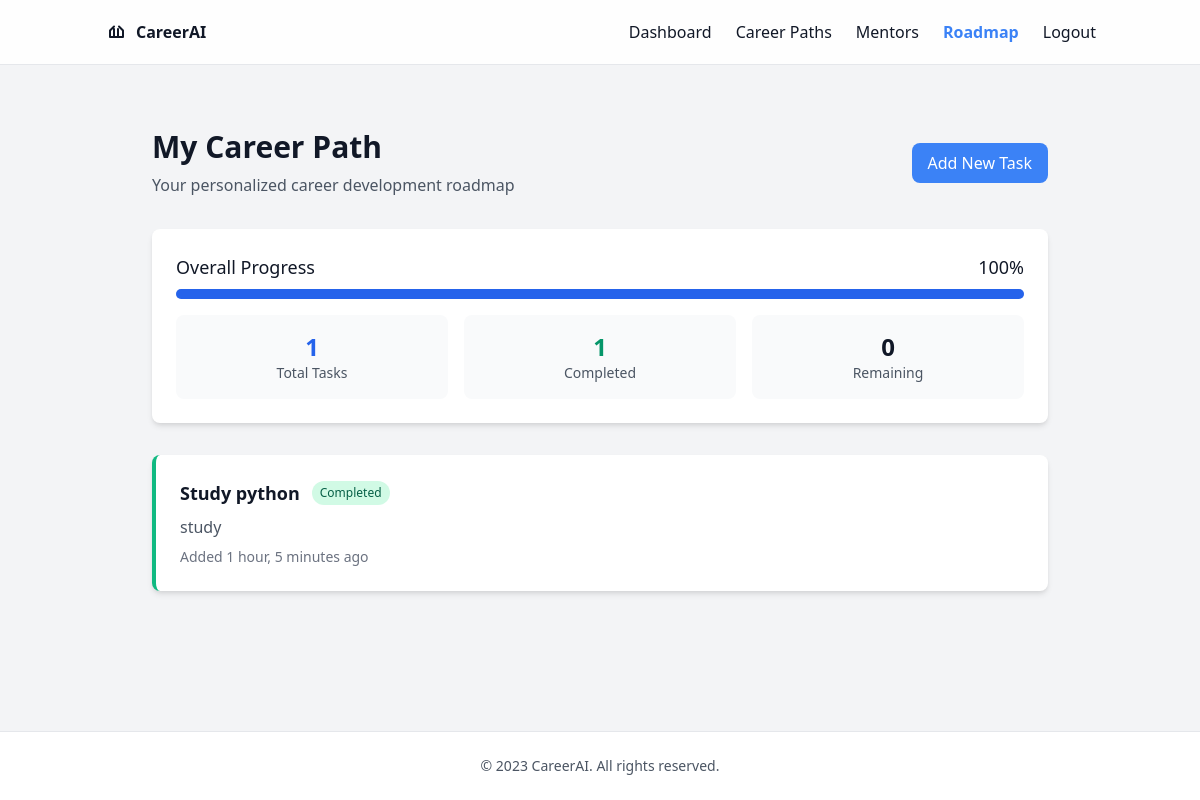
The page /roadmap/ (signed in) on the database its author committed.
### careerai/models.py (models this page shows, shortened)
class Roadmap(models.Model):
    user = models.ForeignKey(User, on_delete=models.CASCADE)
    title = models.CharField(max_length=200)
    description = models.TextField(blank=True)
    created_at = models.DateTimeField(auto_now_add=True)

class RoadmapTask(models.Model):
    roadmap = models.ForeignKey(Roadmap, related_name='tasks', on_delete=models.CASCADE)
    title = models.CharField(max_length=200)
    description = models.TextField(blank=True)
    completed = models.BooleanField(default=False)
    order = models.IntegerField(default=0)
    created_at = models.DateTimeField(auto_now_add=True)
    class Meta:
        ordering = ['order']

### careerai/views.py (the view, shortened to what this page needs)
# urls.py: path('roadmap/', views.roadmap, name='roadmap'),
@login_required
def roadmap(request):
    roadmap, created = Roadmap.objects.get_or_create(
        user=request.user,
        defaults={
            'title': 'My Learning Path',
            'description': 'Your personalized learning journey'
        }
    )
    tasks = roadmap.tasks.all()
    completed_tasks = tasks.filter(completed=True).count()
    total_tasks = tasks.count()
    remaining_tasks = total_tasks - completed_tasks
    try:
        progress = int((completed_tasks / total_tasks * 100) if total_tasks > 0 else 0)
    except:
        progress = 0
    context = {
        'roadmap': roadmap,
        'tasks': tasks,
        'progress': progress,
        'completed_tasks': completed_tasks,
        'remaining_tasks': remaining_tasks,
        'total_tasks': total_tasks
    }
    return render(request, 'careerai/roadmap.html', context)

### careerai/context_processors.py (called while the page is built)
def login_form(request):
    return {'login_form': LoginForm()}

### careerai/templates/careerai/roadmap.html (shortened to what this page needs)
{% extends 'careerai/base.html' %}
{% load roadmap_filters %}
{% block content %}
<div class="container mx-auto px-4 py-8">
    <div class="max-w-4xl mx-auto">
        <div class="flex justify-between items-center mb-8">
            <div>
                <h1 class="text-3xl font-bold mb-2">{{ roadmap.title }}</h1>
                <p class="text-gray-600">{{ roadmap.description }}</p>
            </div>
            <button id="addTaskBtn" class="bg-blue-500 text-white px-4 py-2 rounded-lg hover:bg-blue-600">
                Add New Task
            </button>
        </div>
        <div class="bg-white rounded-lg shadow-md p-6 mb-8">
            <div class="flex justify-between items-center mb-2">
                <span class="text-lg font-medium">Overall Progress</span>
                <span class="text-lg font-medium">{{ progress|default:0 }}%</span>
            </div>
            <div class="w-full bg-gray-200 rounded-full h-2.5 mb-4">
                <div class="bg-blue-600 h-2.5 rounded-full" {% if progress %}style="width: {{ progress }}%"{% else %}style="width: 0%"{% endif %}></div>
            </div>
            <div class="grid grid-cols-3 gap-4 text-center">
                <div class="bg-gray-50 p-4 rounded-lg">
                    <div class="text-2xl font-bold text-blue-600">{{ tasks.count }}</div>
                    <div class="text-sm text-gray-600">Total Tasks</div>
                </div>
                <div class="bg-gray-50 p-4 rounded-lg">
                    <div class="text-2xl font-bold text-green-600">
                        {{ completed_tasks }}
                    </div>
                    <div class="text-sm text-gray-600">Completed</div>
                </div>
                <div class="bg-gray-50 p-4 rounded-lg">
                    <div class="text-2xl font-bold text-orange-600">
                        {{ remaining_tasks }}
                    </div>
                    <div class="text-sm text-gray-600">Remaining</div>
                </div>
            </div>
        </div>
        <div class="space-y-4">
            {% for task in tasks %}
            <div class="bg-white rounded-lg shadow-md p-6 {% if task.completed %}border-l-4 border-green-500{% endif %} transition-all hover:shadow-lg">
                <div class="flex items-start justify-between">
                    <div class="flex-1">
                        <div class="flex items-center mb-2">
                            <h3 class="text-lg font-semibold">{{ task.title }}</h3>
                            {% if task.completed %}
                            <span class="ml-3 px-2 py-1 bg-green-100 text-green-800 text-xs rounded-full">Completed</span>
                            {% endif %}
                        </div>
                        <p class="text-gray-600">{{ task.description }}</p>
                        <div class="mt-2 text-sm text-gray-500">Added {{ task.created_at|timesince }} ago</div>
                    </div>
                </div>
            </div>
            {% endfor %}
        </div>
    </div>
</div>
{% endblock %}

### careerai/templates/careerai/base.html (style rules this page uses)
.transition-all { transition: all 0.3s ease; }

### rows shown on the page
Roadmap: title "My Career Path", description "Your personalized career development roadmap"
RoadmapTask: title "Study python", completed "Completed", description "study", created_at "1 hour, 5 minutes"

### other values the page prints
{{ progress|default:0 }} "100"
{{ tasks.count }} "1"
{{ completed_tasks }} "1"
{{ remaining_tasks }} "0"
